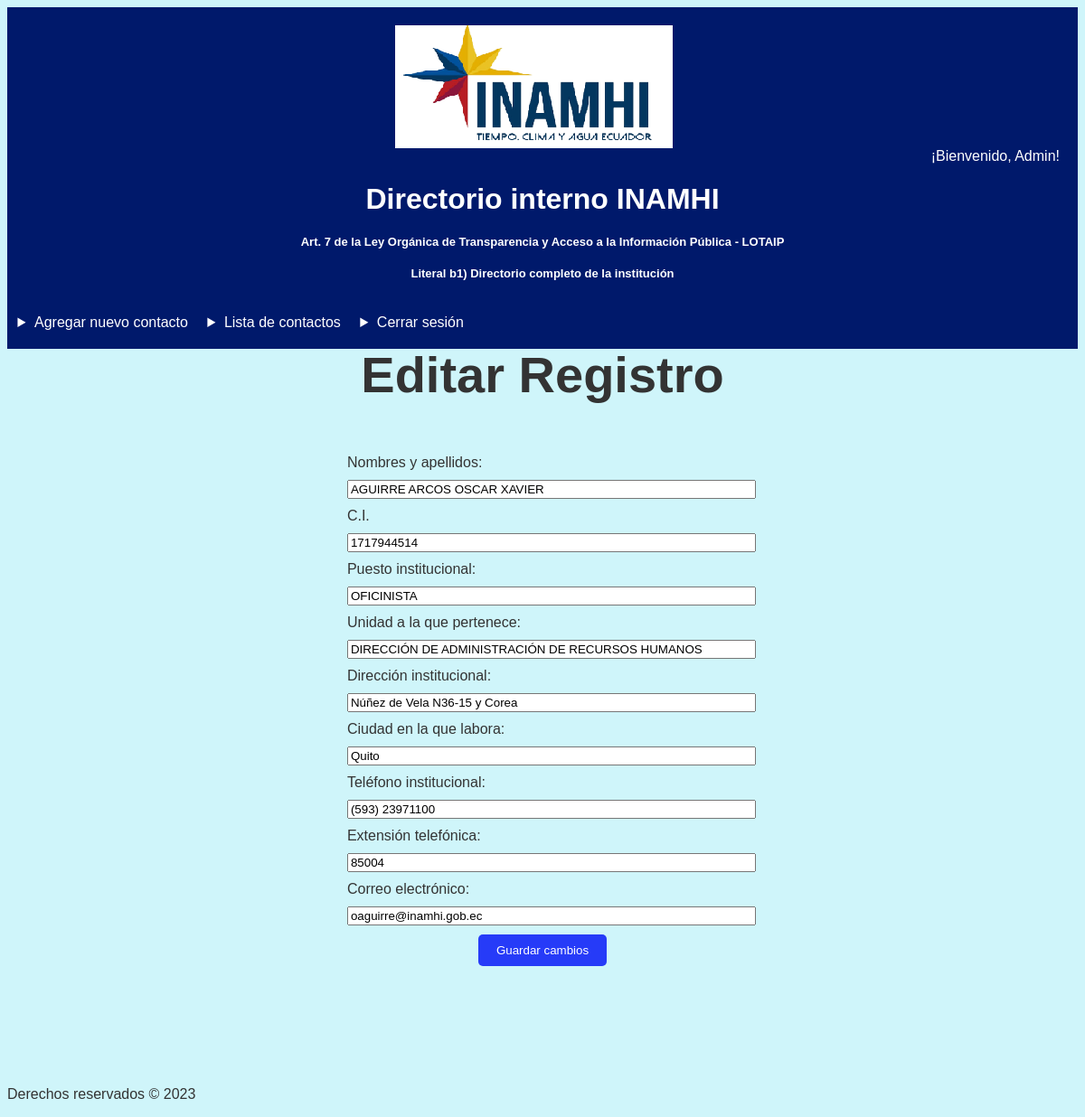
/directorio/editar_registro/3/ (signed in), run on the app's committed database.
### directorio/models.py (models this page shows, shortened)
class Registro(models.Model):
    numero_registro = models.IntegerField(unique=True)
    nombres_apellidos = models.CharField(max_length=255)
    cedula = models.CharField(max_length=10)
    puesto_institucional = models.CharField(max_length=255)
    unidad_pertenece = models.CharField(max_length=255)
    direccion_institucional = models.CharField(max_length=255)
    ciudad_labora = models.CharField(max_length=255)
    telefono_institucional = models.CharField(max_length=255)
    extension_telefonica = models.CharField(max_length=255)
    correo_electronico = models.EmailField()

### directorio/views.py (the view)
# urls.py: path('editar_registro/<int:numero_registro>/', views.editar_registro, name='editar_registro'),
def editar_registro(request, numero_registro):
    if not request.user.is_superuser:
        messages.add_message(request, messages.WARNING, "Inicie sesión como administrador para acceder a esta ventana.")
        return redirect('login')
    registro = get_object_or_404(Registro, numero_registro=numero_registro)
    if request.method == 'POST':
        form = RegistroForm(request.POST, instance=registro)
        if form.is_valid():
            form.save()
            return redirect('directorio:lista_registros')
    else:
        form = RegistroForm(instance=registro)
    return render(request, 'directorio/editar_registro.html', {'form': form})

### directorio/forms.py (shortened to what this page needs)
class RegistroForm(forms.ModelForm):
    class Meta:
        model = Registro
        fields = [
            'nombres_apellidos',
            'cedula',
            'puesto_institucional',
            'unidad_pertenece',
            'direccion_institucional',
            'ciudad_labora',
            'telefono_institucional',
            'extension_telefonica',
            'correo_electronico'
        ]
        labels = {
            'nombres_apellidos' : 'Nombres y apellidos',
            'cedula' : 'C.I.',
            'unidad_pertenece' : 'Unidad a la que pertenece',
            'direccion_institucional' : 'Dirección institucional',
            'ciudad_labora' : 'Ciudad en la que labora',
            'telefono_institucional' : 'Teléfono institucional',
            'extension_telefonica' : 'Extensión telefónica',
            'correo_electronico' : 'Correo electrónico',
        }

### Templates/directorio/editar_registro.html (shortened to what this page needs)
{% extends 'base.html' %}
{% load static %}
{% block content %}
<div class="contactForm-container">
  <h2 class="form-h2">Editar Registro</h2>
  <form method="post">
    {{ form.as_table }}
    <button type="submit" class="forms-button">Guardar cambios</button>
  </form>
</div>
{% endblock %}

### Templates/base.html (shortened to what this page needs)
<!DOCTYPE html>
<html>
<head>
</head>
<body>
    <header>
        {% load static %}
        <link rel="stylesheet" type="text/css" href="{% static 'css/styles.css' %}">
        <div class="header-content">
            <div class="logo-container">
                <img src="{% static 'images/logo.png' %}" alt="Logo de la empresa" class="logo">
            </div>
            <div class="text-container">
                {% if user.is_authenticated %}
                <text class="welcome-message">¡Bienvenido, {{ user.username|capfirst }}!</text>
                {% endif %}
            </div>
        </div>
        <div class="header-text">
            <h1>Directorio interno INAMHI</h1>
            <h3 class="txt">Art. 7 de la Ley Orgánica de Transparencia y Acceso a la Información Pública - LOTAIP</h3>
            <h3 class="txt">Literal b1) Directorio completo de la institución</h3>
        </div>
        <nav class="header-nav">
            <ul>
                {% if user.is_superuser %}
                <li><a href="/directorio/agregar_registro" style="margin-right: 30px;">Agregar nuevo contacto</a></li>
                {% endif %}
                {% if user.is_authenticated %}
                <li><a href="/directorio/lista_registros/" style="margin-right: 30px;">Lista de contactos</a></li>
                <li><a href="{% url 'logout' %}">Cerrar sesión</a></li>
                {% endif %}
            </ul>
        </nav>
    </header>
    <main>
        {% block content %}
        {% endblock %}
    </main>
    <footer>
        <p>Derechos reservados &copy; 2023</p>
    </footer>
</body>
</html>

### static/css/styles.css (style rules this page uses)
body { background-color: #cff5fa; color: #333333; font-family: Arial, Helvetica, sans-serif; }
header { background-color: #00196b; padding: 20px; }
.header-content { display: flex; flex-direction: column; justify-content: space-between; align-items: center; }
.header-text { text-align: center; }
.header-nav { display: flex; }
.header-nav li { float: left; padding: 25px 0px 0px 0px; list-style: disclosure-closed; color: white; margin-left: 10px; }
.logo-container { display: flex; align-items: center; }
.text-container { margin-left: auto; }
.welcome-message { color: #ffffff; }
.logo { max-width: 100%; height: auto; margin-right: 20px; }
h1, h3 { color: #ffffff; margin-top: 20px; }
h2 { display: block; font-size: 1.5em; margin-block-start: 0.83em; margin-block-end: 0.83em; margin-inline-start: 0px; margin-inline-end: 0px; font-weight: bold; }
.form-h2 { display: block; font-size: 3.5em; margin-block-start: -2.17em; margin-block-end: 0.83em; margin-inline-start: 0px; margin-inline-end: 0px; font-weight: bold; }
h3 { color: white; font-size: small; }
.forms-button { background-color: #263bf8; color: #ffffff; padding: 10px 20px; border: none; border-radius: 5px; cursor: pointer; display: block; margin: auto; }
a { color: #ffffff; text-decoration: none; display: block; padding: 0px; }
ul { list-style-type: none; margin: 0; padding: 0; }
li { float: none; padding-bottom: 30px; }
.contactForm-container { width: 100%; height: 100vh; display: flex; flex-direction: column; align-items: center; justify-content: center; }
.contactForm-container label, .contactForm-container input { display: flex; margin: 10px; padding-right: 15em; box-sizing: border-box; width: 100%; }
input[type="text" i] { padding: 1px 2px; }

### data on the page
Registro: nombres_apellidos "AGUIRRE ARCOS OSCAR XAVIER", cedula "1717944514", puesto_institucional "OFICINISTA", unidad_pertenece "DIRECCIÓN DE ADMINISTRACIÓN DE RECURSOS HUMANOS", direccion_institucional "Núñez de Vela N36-15 y Corea", ciudad_labora "Quito", telefono_institucional "(593) 23971100", extension_telefonica "85004", correo_electronico "oaguirre@inamhi.gob.ec"

### other printed values
{{ user.username|capfirst }} "Admin"
